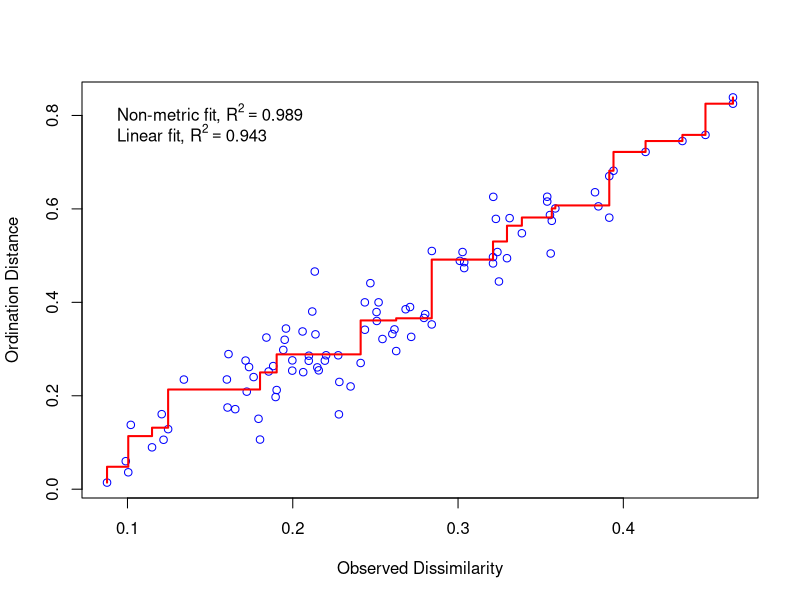
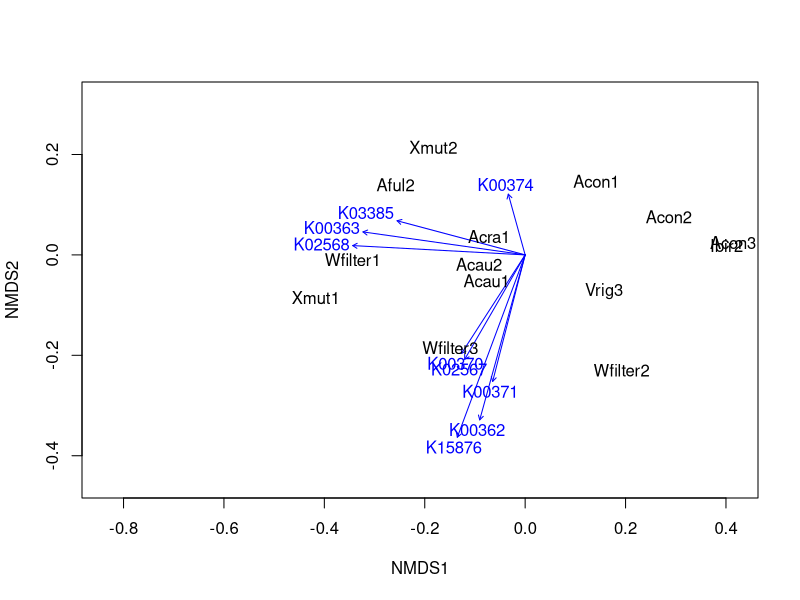
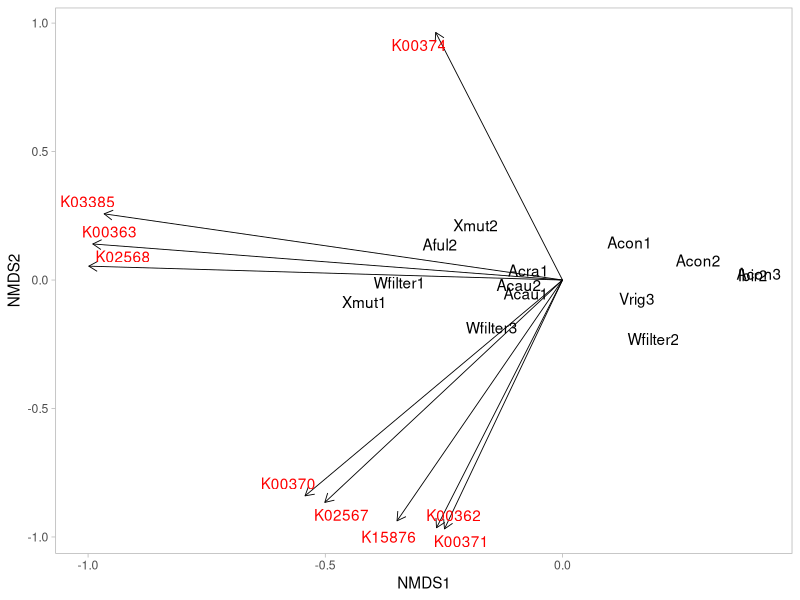
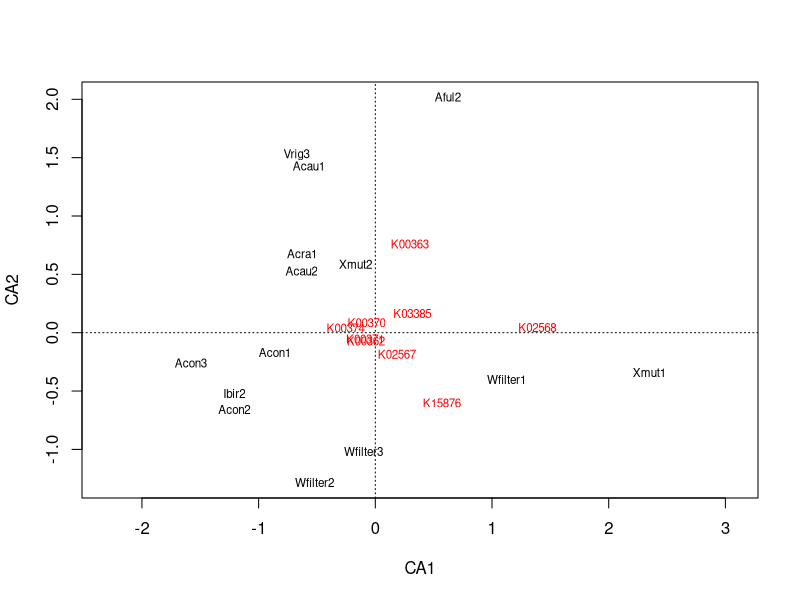

Generate these figures, in order, with R:

library(ggplot2)
library(viridis)
library(viridisLite)
library(RColorBrewer)
library(reshape2)
library(vegan)
library(tidyverse)
setwd("/Users/luiszuniga/Desktop/faiths2/dis_N_red")

# importing dissimilatory nitrate reduction data

disN_red_table <- read.csv(file = "disN_red_pd.csv", row.names = 1)
disN_red_table <- as.matrix(disN_red_table)

# shapiro test for normality
shapiro.test(disN_red_table)

# setting a seed
set.seed(1224)

# running ordinations

# CCA oordination
cca<-cca(disN_red_table)
# NMDS oordination
nmds<-metaMDS(disN_red_table, distance = "bray")
# stress plot of nmds
stressplot(nmds)
nmds$stress
# plot the NMDS
nmds.sp.fit <- envfit(nmds, disN_red_table)
plot(nmds, type = "n")
plot(nmds.sp.fit)
text(nmds, display = "sites")


# add text labels
#text(nmds,display = "species", cex=0.7, col="red")
#text(nmds, display = "sites", cex=0.9, col="blue")

# get data and species scores
# storing site and species scores 
data.scores <- scores(nmds)
site.scores <- as.data.frame(data.scores$sites)
sp.scores <- as.data.frame(data.scores$species)
sp.vectors <- nmds.sp.fit$vectors
sp.vectors <- sp.vectors$arrows
sp.arrows <- as.data.frame(sp.vectors)

# nmds with ggplot

gplot <- ggplot(site.scores,aes(NMDS1,NMDS2), type = "biplot") + 
  geom_text(label = row.names(site.scores), color = "black" ) + theme_light() + 
  geom_segment(data=sp.arrows, aes(x=0, xend=NMDS1, y=0, yend=NMDS2), arrow = arrow(length = unit(0.25, "cm")), lwd=0.3) +
  ggrepel::geom_text_repel(data = sp.arrows, label = row.names(sp.arrows), color = "red", direction = "both") + 
  theme(plot.background = element_blank(),
        panel.grid.major = element_blank(),
        panel.grid.minor = element_blank())
gplot
# plot CCA
plot(cca)
summary(cca)

